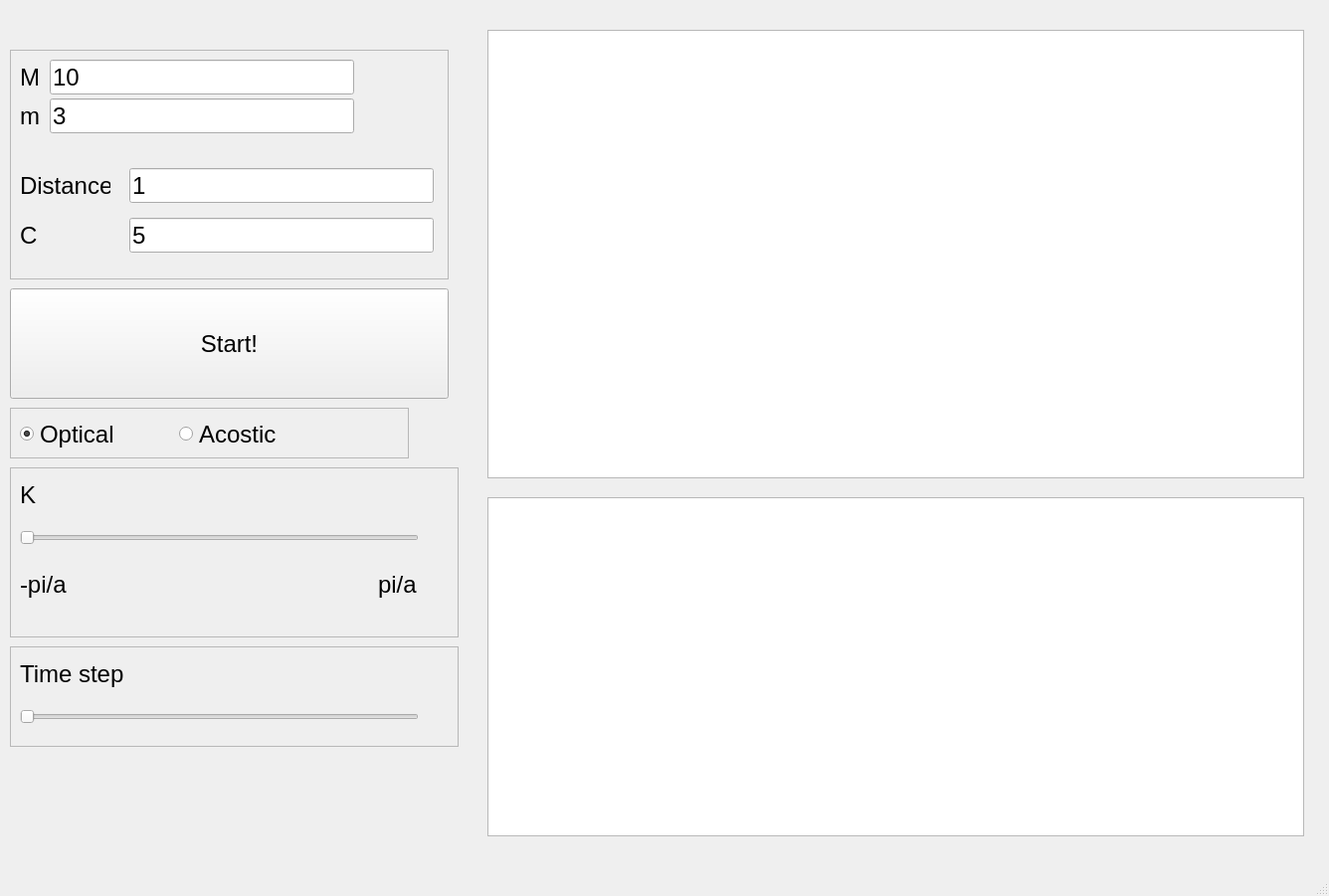
<?xml version="1.0" encoding="UTF-8"?>
<ui version="4.0">
 <class>MainWindow</class>
 <widget class="QMainWindow" name="MainWindow">
  <property name="geometry">
   <rect>
    <x>0</x>
    <y>0</y>
    <width>1336</width>
    <height>901</height>
   </rect>
  </property>
  <property name="windowTitle">
   <string>Calculator</string>
  </property>
  <widget class="QWidget" name="centralwidget">
   <widget class="QSplitter" name="splitter">
    <property name="geometry">
     <rect>
      <x>0</x>
      <y>0</y>
      <width>0</width>
      <height>0</height>
     </rect>
    </property>
    <property name="orientation">
     <enum>Qt::Vertical</enum>
    </property>
   </widget>
   <widget class="QPushButton" name="startButton">
    <property name="geometry">
     <rect>
      <x>10</x>
      <y>290</y>
      <width>441</width>
      <height>111</height>
     </rect>
    </property>
    <property name="font">
     <font>
      <pointsize>18</pointsize>
     </font>
    </property>
    <property name="text">
     <string>Start!</string>
    </property>
   </widget>
   <widget class="PlotWidget" name="graphView">
    <property name="geometry">
     <rect>
      <x>490</x>
      <y>30</y>
      <width>821</width>
      <height>451</height>
     </rect>
    </property>
   </widget>
   <widget class="QGraphicsView" name="AtomsView">
    <property name="geometry">
     <rect>
      <x>490</x>
      <y>500</y>
      <width>821</width>
      <height>341</height>
     </rect>
    </property>
   </widget>
   <widget class="QFrame" name="WaveFrame">
    <property name="geometry">
     <rect>
      <x>10</x>
      <y>470</y>
      <width>451</width>
      <height>171</height>
     </rect>
    </property>
    <property name="frameShape">
     <enum>QFrame::StyledPanel</enum>
    </property>
    <property name="frameShadow">
     <enum>QFrame::Raised</enum>
    </property>
    <widget class="QLabel" name="BeginWaveLabel">
     <property name="geometry">
      <rect>
       <x>10</x>
       <y>100</y>
       <width>58</width>
       <height>35</height>
      </rect>
     </property>
     <property name="font">
      <font>
       <pointsize>18</pointsize>
      </font>
     </property>
     <property name="text">
      <string>-pi/a</string>
     </property>
    </widget>
    <widget class="QLabel" name="WaveNumberLabel">
     <property name="geometry">
      <rect>
       <x>10</x>
       <y>10</y>
       <width>191</width>
       <height>35</height>
      </rect>
     </property>
     <property name="font">
      <font>
       <pointsize>18</pointsize>
      </font>
     </property>
     <property name="text">
      <string>K</string>
     </property>
    </widget>
    <widget class="QSlider" name="WaveSlider">
     <property name="geometry">
      <rect>
       <x>10</x>
       <y>60</y>
       <width>401</width>
       <height>22</height>
      </rect>
     </property>
     <property name="orientation">
      <enum>Qt::Horizontal</enum>
     </property>
    </widget>
    <widget class="QLabel" name="EndWaveLabel">
     <property name="geometry">
      <rect>
       <x>370</x>
       <y>100</y>
       <width>58</width>
       <height>35</height>
      </rect>
     </property>
     <property name="font">
      <font>
       <pointsize>18</pointsize>
      </font>
     </property>
     <property name="text">
      <string>pi/a</string>
     </property>
    </widget>
   </widget>
   <widget class="QFrame" name="parametersFrame">
    <property name="geometry">
     <rect>
      <x>10</x>
      <y>50</y>
      <width>441</width>
      <height>231</height>
     </rect>
    </property>
    <property name="frameShape">
     <enum>QFrame::StyledPanel</enum>
    </property>
    <property name="frameShadow">
     <enum>QFrame::Raised</enum>
    </property>
    <widget class="QLabel" name="FirstMassLabel">
     <property name="geometry">
      <rect>
       <x>10</x>
       <y>10</y>
       <width>58</width>
       <height>35</height>
      </rect>
     </property>
     <property name="font">
      <font>
       <pointsize>18</pointsize>
      </font>
     </property>
     <property name="text">
      <string>M</string>
     </property>
    </widget>
    <widget class="QLineEdit" name="DistanceLineEdit">
     <property name="geometry">
      <rect>
       <x>120</x>
       <y>119</y>
       <width>306</width>
       <height>35</height>
      </rect>
     </property>
     <property name="font">
      <font>
       <pointsize>18</pointsize>
      </font>
     </property>
     <property name="text">
      <string>1</string>
     </property>
    </widget>
    <widget class="QLineEdit" name="FirstMassLineEdit">
     <property name="geometry">
      <rect>
       <x>40</x>
       <y>10</y>
       <width>306</width>
       <height>35</height>
      </rect>
     </property>
     <property name="font">
      <font>
       <pointsize>18</pointsize>
      </font>
     </property>
     <property name="text">
      <string>10</string>
     </property>
    </widget>
    <widget class="QLabel" name="KLabel">
     <property name="geometry">
      <rect>
       <x>10</x>
       <y>169</y>
       <width>61</width>
       <height>35</height>
      </rect>
     </property>
     <property name="font">
      <font>
       <pointsize>18</pointsize>
      </font>
     </property>
     <property name="text">
      <string>C</string>
     </property>
    </widget>
    <widget class="QLabel" name="SecondMassLabel">
     <property name="geometry">
      <rect>
       <x>10</x>
       <y>49</y>
       <width>58</width>
       <height>35</height>
      </rect>
     </property>
     <property name="font">
      <font>
       <pointsize>18</pointsize>
      </font>
     </property>
     <property name="text">
      <string>m</string>
     </property>
    </widget>
    <widget class="QLineEdit" name="KLineEdit">
     <property name="geometry">
      <rect>
       <x>120</x>
       <y>169</y>
       <width>306</width>
       <height>35</height>
      </rect>
     </property>
     <property name="font">
      <font>
       <pointsize>18</pointsize>
      </font>
     </property>
     <property name="text">
      <string>5</string>
     </property>
    </widget>
    <widget class="QLineEdit" name="SecondMassLineEdit">
     <property name="geometry">
      <rect>
       <x>40</x>
       <y>49</y>
       <width>306</width>
       <height>35</height>
      </rect>
     </property>
     <property name="font">
      <font>
       <pointsize>18</pointsize>
      </font>
     </property>
     <property name="text">
      <string>3</string>
     </property>
    </widget>
    <widget class="QLabel" name="DistanceLabel">
     <property name="geometry">
      <rect>
       <x>10</x>
       <y>119</y>
       <width>91</width>
       <height>35</height>
      </rect>
     </property>
     <property name="font">
      <font>
       <pointsize>18</pointsize>
      </font>
     </property>
     <property name="text">
      <string>Distance</string>
     </property>
    </widget>
   </widget>
   <widget class="QFrame" name="RadioFrame">
    <property name="geometry">
     <rect>
      <x>10</x>
      <y>410</y>
      <width>401</width>
      <height>51</height>
     </rect>
    </property>
    <property name="frameShape">
     <enum>QFrame::StyledPanel</enum>
    </property>
    <property name="frameShadow">
     <enum>QFrame::Raised</enum>
    </property>
    <widget class="QRadioButton" name="OpticalRadioButton">
     <property name="geometry">
      <rect>
       <x>10</x>
       <y>10</y>
       <width>191</width>
       <height>33</height>
      </rect>
     </property>
     <property name="font">
      <font>
       <pointsize>18</pointsize>
      </font>
     </property>
     <property name="text">
      <string>Optical</string>
     </property>
     <property name="checked">
      <bool>true</bool>
     </property>
    </widget>
    <widget class="QRadioButton" name="AcosticRadioButton">
     <property name="geometry">
      <rect>
       <x>170</x>
       <y>10</y>
       <width>141</width>
       <height>33</height>
      </rect>
     </property>
     <property name="font">
      <font>
       <pointsize>18</pointsize>
      </font>
     </property>
     <property name="text">
      <string>Acostic</string>
     </property>
    </widget>
   </widget>
   <widget class="QFrame" name="TimeFrame">
    <property name="geometry">
     <rect>
      <x>10</x>
      <y>650</y>
      <width>451</width>
      <height>101</height>
     </rect>
    </property>
    <property name="frameShape">
     <enum>QFrame::StyledPanel</enum>
    </property>
    <property name="frameShadow">
     <enum>QFrame::Raised</enum>
    </property>
    <widget class="QLabel" name="WaveNumberLabel_3">
     <property name="geometry">
      <rect>
       <x>10</x>
       <y>10</y>
       <width>191</width>
       <height>35</height>
      </rect>
     </property>
     <property name="font">
      <font>
       <pointsize>18</pointsize>
      </font>
     </property>
     <property name="text">
      <string>Time step</string>
     </property>
    </widget>
    <widget class="QSlider" name="TimeSlider">
     <property name="geometry">
      <rect>
       <x>10</x>
       <y>60</y>
       <width>401</width>
       <height>22</height>
      </rect>
     </property>
     <property name="orientation">
      <enum>Qt::Horizontal</enum>
     </property>
    </widget>
   </widget>
  </widget>
  <widget class="QMenuBar" name="menubar">
   <property name="geometry">
    <rect>
     <x>0</x>
     <y>0</y>
     <width>1336</width>
     <height>21</height>
    </rect>
   </property>
  </widget>
  <widget class="QStatusBar" name="statusbar"/>
 </widget>
 <customwidgets>
  <customwidget>
   <class>PlotWidget</class>
   <extends>QGraphicsView</extends>
   <header>pyqtgraph</header>
  </customwidget>
 </customwidgets>
 <resources/>
 <connections/>
</ui>
